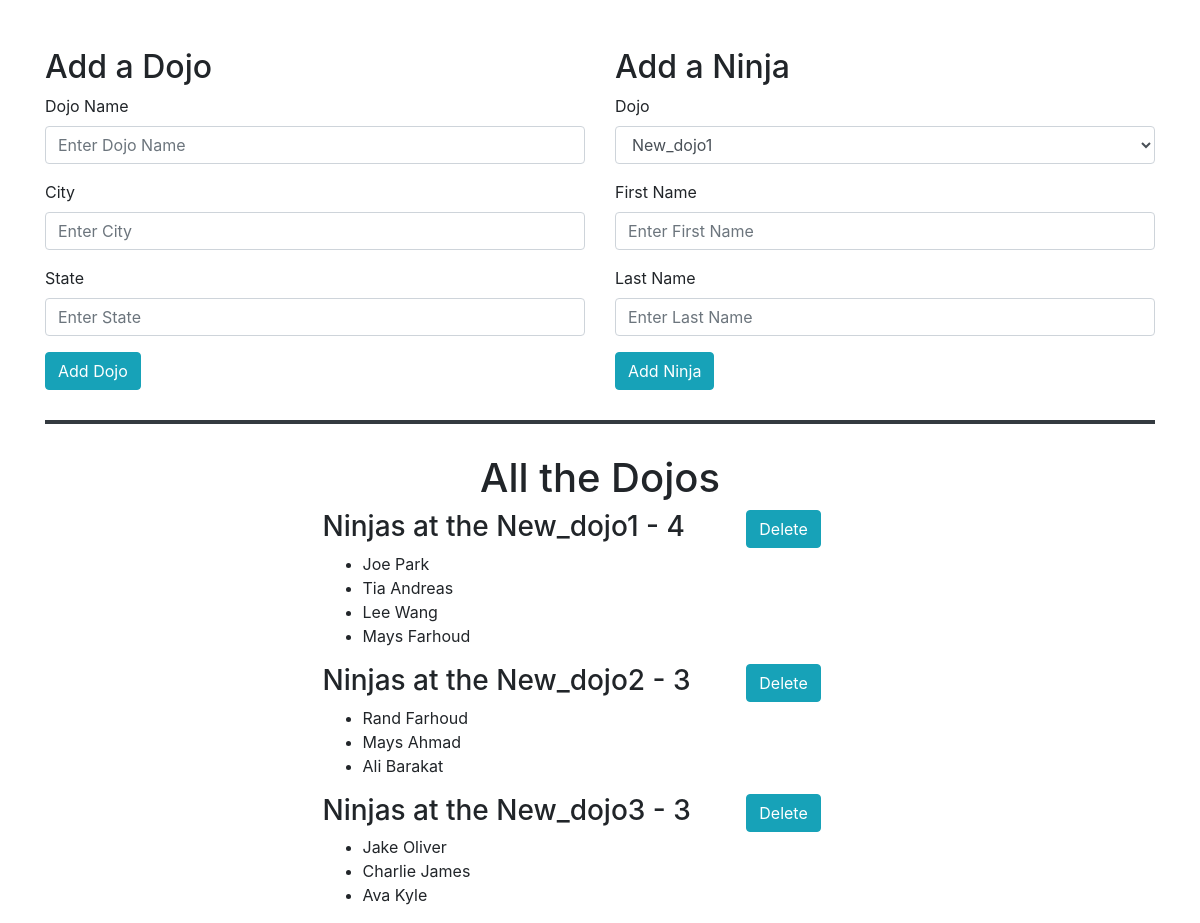
Before: / with the older database file.
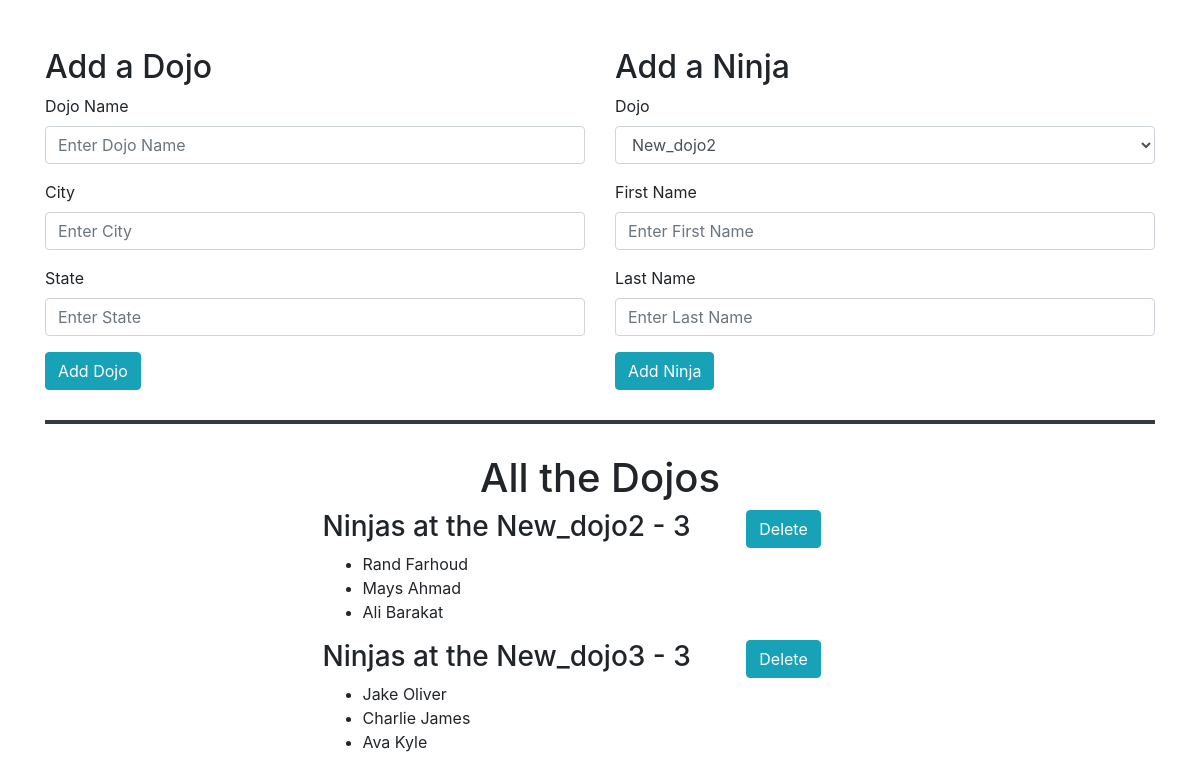
After: the same page with the newer database file.
### dojo_ninjas_app/models.py (models this page shows)
class Dojo(models.Model):
    name = models.CharField(max_length=255)
    city = models.CharField(max_length=255)
    state = models.CharField(max_length=2)
    desc = models.TextField(default = "old dojo")

class Ninja(models.Model):
    dojo_id = models.ForeignKey(Dojo, related_name = 'ninjas', on_delete = models.CASCADE)
    first_name = models.CharField(max_length=255)
    last_name = models.CharField(max_length=255)

### dojo_ninjas_app/views.py (the view)
# urls.py: path('',views.index),
def index(request):
    context = {
        'dojos':models.get_all_dojos(),
        'ninjas':models.get_all_ninjas()
    }
    return render(request,"index.html",context)

### dojo_ninjas_app/models.py (called while the page is built)
def get_all_dojos():
    return Dojo.objects.all()

def get_all_ninjas():
    return Ninja.objects.all()

### dojo_ninjas_app/templates/index.html (shortened to what this page needs)
<!DOCTYPE html>
<html lang="en">
<head>
    {% load static %}
    <link rel="stylesheet" href="{% static 'css/style.css' %}">
    <link href="https://stackpath.bootstrapcdn.com/bootstrap/4.5.2/css/bootstrap.min.css" rel="stylesheet">
</head>
<body>
    <div class="container">
        <div class="row mt-5">
            <div class="col-md-6">
                <h2>Add a Dojo</h2>
                <form action="/add_dojo" method="post" class="needs-validation" novalidate>
                    <div class="form-group">
                        <label for="dojo_name">Dojo Name</label>
                        <input type="text" class="form-control" id="dojo_name" name="dojo_name"
                            placeholder="Enter Dojo Name" required>
                    </div>
                    <div class="form-group">
                        <label for="dojo_city">City</label>
                        <input type="text" class="form-control" id="dojo_city" name="dojo_city" placeholder="Enter City"
                            required>
                    </div>
                    <div class="form-group">
                        <label for="dojo_state">State</label>
                        <input type="text" class="form-control" id="dojo_state" name="dojo_state"
                            placeholder="Enter State" required>
                    </div>
                    <button type="submit" class="btn btn-info">Add Dojo</button>
                </form>
            </div>
            <div class="col-md-6">
                <h2>Add a Ninja</h2>
                <form action="/add_ninja" method="post" class="needs-validation" novalidate>
                    <div class="form-group">
                        <label for="ninja_dojo">Dojo</label>
                        <select class="form-control" id="ninja_dojo" name="dojo" required>
                            {% for dojo in dojos %}
                            <option value="{{ dojo.id }}">{{ dojo.name }}</option>
                            {% endfor %}
                        </select>
                    </div>
                    <div class="form-group">
                        <label for="ninja_first_name">First Name</label>
                        <input type="text" class="form-control" id="ninja_first_name" name="ninja_first_name"
                            placeholder="Enter First Name" required>
                    </div>
                    <div class="form-group">
                        <label for="ninja_last_name">Last Name</label>
                        <input type="text" class="form-control" id="ninja_last_name" name="ninja_last_name"
                            placeholder="Enter Last Name" required>
                    </div>
                    <button type="submit" class="btn btn-info">Add Ninja</button>
                </form>
            </div>
        </div>
        <hr>
        <h1 class="text-center">All the Dojos</h1>
        <div id="list_dojos">
            {% for dojo in dojos %}
            <div class="row">
                <h3 class="col-md-9">Ninjas at the {{ dojo.name }} - {{ dojo.ninjas.all|length }}</h3>
                <form action="delete" method="post">
                    <input type="submit" value="Delete" class="btn btn-info">
                </form>
            </div>
            <ul>
                {% for ninja in dojo.ninjas.all %}
                <li>{{ ninja.first_name }} {{ ninja.last_name }}</li>
                {% endfor %}
            </ul>
            {% endfor %}
        </div>
    </div>
</body>
</html>

### dojo_ninjas_app/static/css/style.css (style rules this page uses)
hr { border: 2px solid var(--gray-dark) !important; margin: 30px 0 !important; }
#list_dojos { width: 50%; margin: 0 auto; }

Changed rows visible on the page:
removed Dojo: name "New_dojo1", ninjas.all|length "4"
removed Ninja: first_name "Joe", last_name "Park", shown under "New_dojo1"
removed Ninja: first_name "Tia", last_name "Andreas", shown under "New_dojo1"
removed Ninja: first_name "Lee", last_name "Wang", shown under "New_dojo1"
removed Ninja: first_name "Mays", last_name "Farhoud", shown under "New_dojo1"
Other visible differences:
form field dojo: "New_dojo1" → "New_dojo2"
